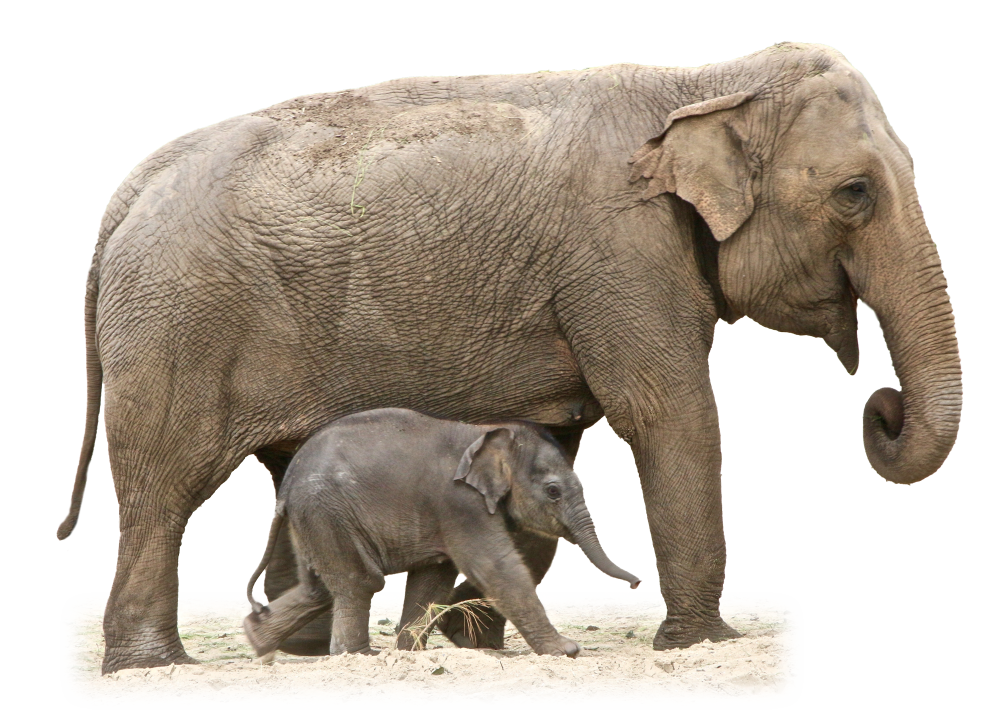
#> input picture lena.png, 2000 x 1419 px (shown at 1/2 size)
$ python sandbox.py   (older library calls are emulated)
#> lines starting #> are read from the running program, lines starting #| are printed output that depends on the picture

# coding: utf-8

# In[4]:
import numpy as np
x = np.array([[1,2], [3,4]])
for column in x:
    print(column)
for row in x:
    print(row)


# In[8]:

xx = x.flatten()
print(xx)


# In[10]:

xx[np.array([0,3])]


# In[11]:

xx < 3


# In[12]:

xx[xx>3]


# In[1]:

import numpy as np
import matplotlib.pyplot as plt

x = np.arange(0,6,0.1)
y = np.sin(x)

plt.plot(x,y)
plt.show()
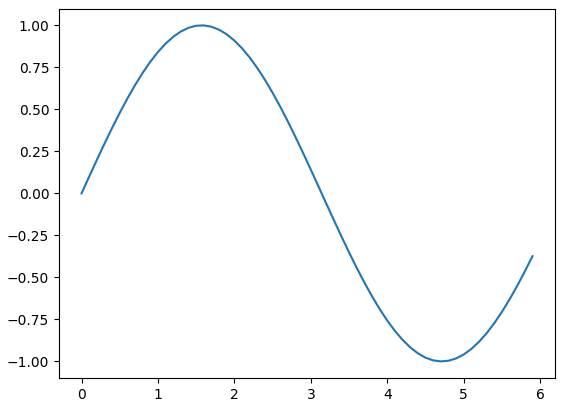
#> figure drawn by matplotlib, 1 panel; curve peaks at x = 1.6, y = 1


# In[3]:

y1 = np.sin(x)
y2 = np.cos(x)

plt.plot(x, y1, label='sin')
plt.plot(x, y2, linestyle = '--', label='cos')
plt.xlabel('x')
plt.ylabel('y')
plt.title('sin and cos')
plt.legend()
plt.show()
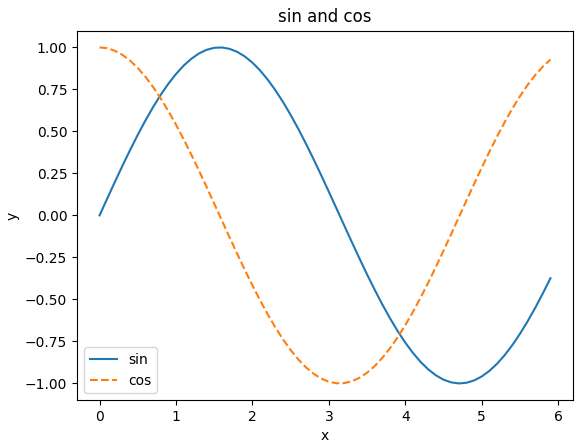
#> figure drawn by matplotlib, 1 panel; curve peaks at x = 1.6, y = 1; curve peaks at x = 0, y = 1


# In[5]:

from matplotlib.image import imread
img = imread('lena.png')
#> img is the input picture: shape (1419, 2000, 4) float32; mean R, G, B, A 0.734, 0.691, 0.64, 0.58

plt.imshow(img)
plt.show()


# In[1]:

def AND(x1, x2):
    x = np.array([x1,x2])
    w = np.array([.5, .5])
    b = -.7

    tmp = np.sum(w*x) + b

    if tmp > 0:
        return 1
    else:
        return 0


# In[2]:

print(AND(0,0), AND(0,1), AND(1,0), AND(1,1))


# In[3]:

x = np.array([-1,-2,0, 1, 3])
print(x)
y = x > 0
print(y)
print(x[y])  # y가 true인 경우의 index를 가진 x[y] 출력


# In[4]:

import numpy as np
import matplotlib.pyplot as plt

def step_function(x):
    return np.array(x>0, dtype=np.int)

x = np.arange(-5.0, 5., .1)
y = step_function(x)
plt.plot(x,y)
plt.ylim(-0.1, 1.1)
plt.show()
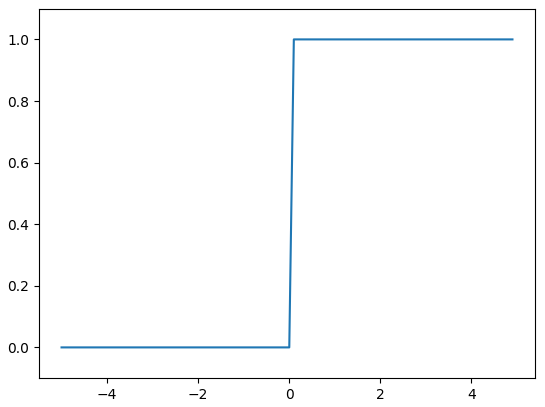
#> figure drawn by matplotlib, 1 panel; curve peaks at x = 0.1, y = 1


# In[11]:

def sigmoid(x):
#> (the run stopped early here; a loop or call above may not have finished)
